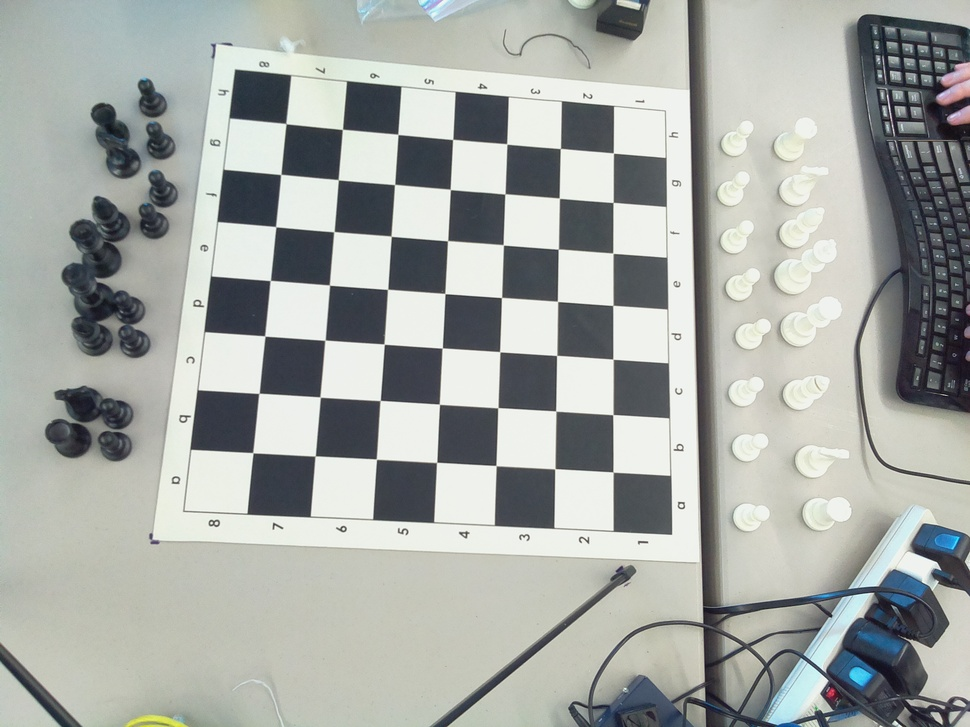
#> input picture board-pictures/board-1.jpg, 970 x 727 px, shrunk from 2592 x 1944 before the run
$ python boardClassifier.py ../board-pictures/board-1.jpg   (Python 2 division)   (older library calls are emulated)
#> lines starting #> are read from the running program, lines starting #| are printed output that depends on the picture; long printed decimals are rounded
#!/usr/bin/python2.7
import cv2
import numpy as np
import sys

# Classifies board positions as White, Black, Empty

xl = 28
xr = 500-25
yt = 27
yb = 500-22


def main(argv):
    filename1 = argv[0]
    board1 = cv2.imread(filename1, cv2.IMREAD_COLOR)
#> board1 is the input picture: shape (727, 970, 3); mean B, G, R 165, 169.1, 165.3
    (board1b, board1g, board1r) = cv2.split(board1)
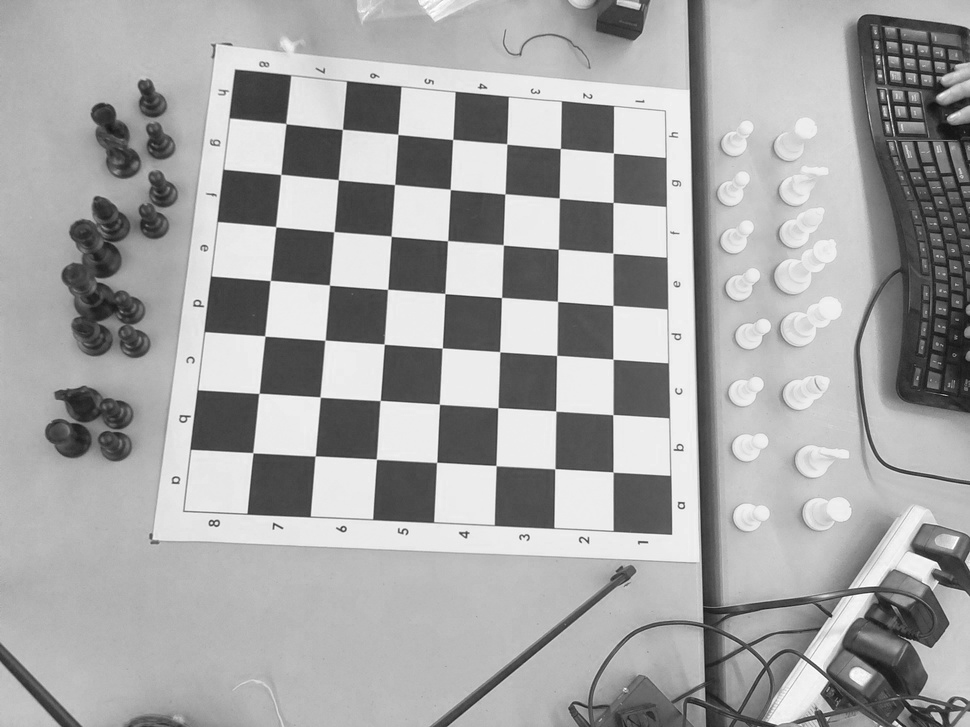
#> board1b: shape (727, 970); min 13, max 255, mean 165
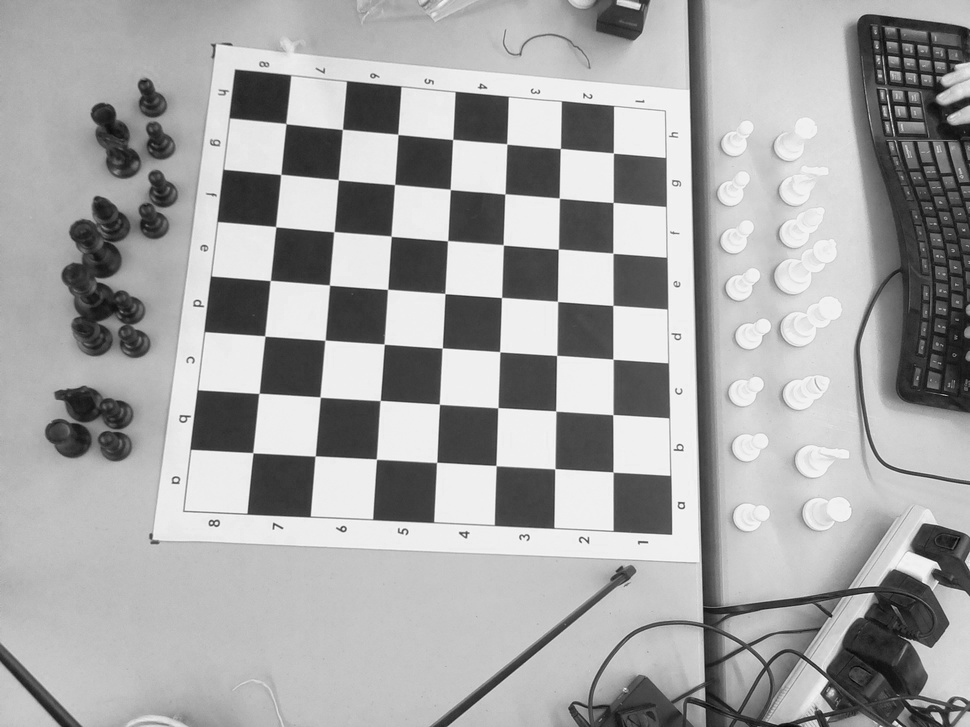
#> board1r: shape (727, 970); min 1, max 255, mean 165.3

    cv2.imshow("game board r" , board1r)
    cv2.imshow("game board g" , board1g)
    cv2.imshow("game board b" , board1b)


    #val = np.mean(abs(board1.astype(np.float) - board2.astype(np.float)))
    val1 = np.mean(abs(board1r.astype(np.float)))
#> val1 = 165.3
    val2 = np.sum(abs(board1r.astype(np.float)))
#> val2 = 116547764
    print val1, val2
#| 165.271 116547764.0
    cv2.waitKey(0);


# [16 lines of commented-out code are left out]

class BoardClassifier:
    # [26 lines left out: functions markup_board, make_squares, get_square, not called in this run]

    def compute_stdv(self, square) :
        return np.std(square)

    def compute_mean(self, square) :
        return np.mean(square)

    # [56 lines left out: functions color, classify, make_classification_matrix, make_numeric_classification_matrix, compare_images_for_movement, not called in this run]


if __name__ == "__main__":
   main(sys.argv[1:])

$ run again, on board-pictures/board2.jpg
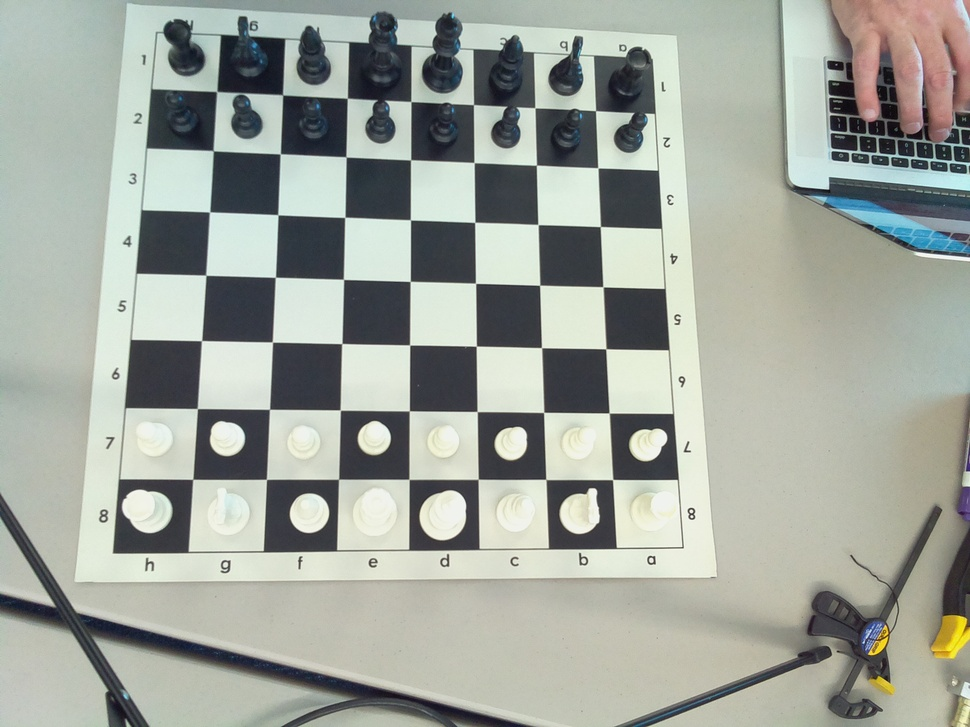
#> input picture board-pictures/board2.jpg, 970 x 727 px, shrunk from 2592 x 1944 before the run
#> in main, board1 is the input picture: shape (727, 970, 3); mean B, G, R 156.4, 164.8, 159.7
#> in main, `(board1b, board1g, board1r) = cv2.split(board1)`:
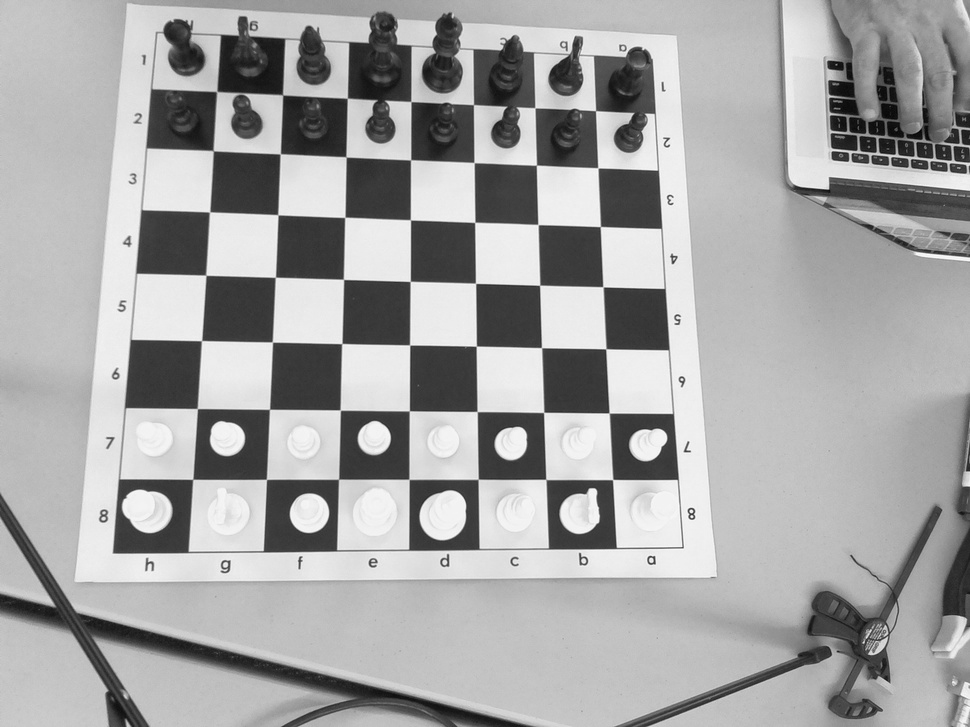
#> board1g: shape (727, 970); min 5, max 255, mean 164.8
#> in main, `(board1b, board1g, board1r) = cv2.split(board1)`:
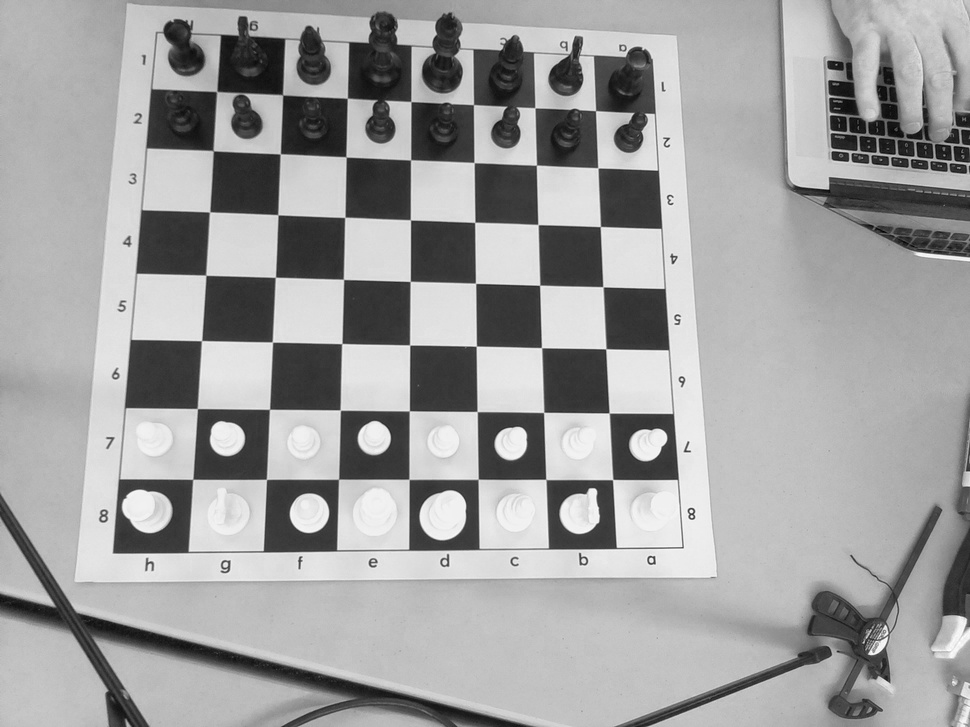
#> board1r: shape (727, 970); min 0, max 255, mean 159.7
#> val1 = 159.7
#> val2 = 112648887
#| 159.743 112648887.0

$ run again, on board-pictures/board4.jpg
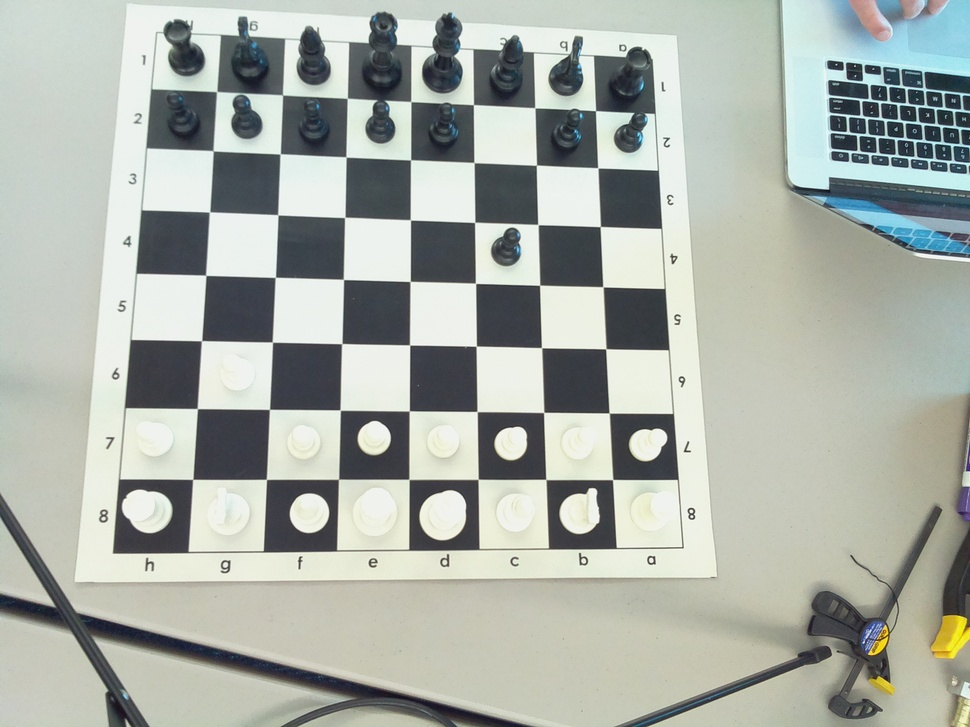
#> input picture board-pictures/board4.jpg, 970 x 727 px, shrunk from 2592 x 1944 before the run
#> in main, board1 is the input picture: shape (727, 970, 3); mean B, G, R 167.5, 175.1, 169.5
#> in main, `(board1b, board1g, board1r) = cv2.split(board1)`:
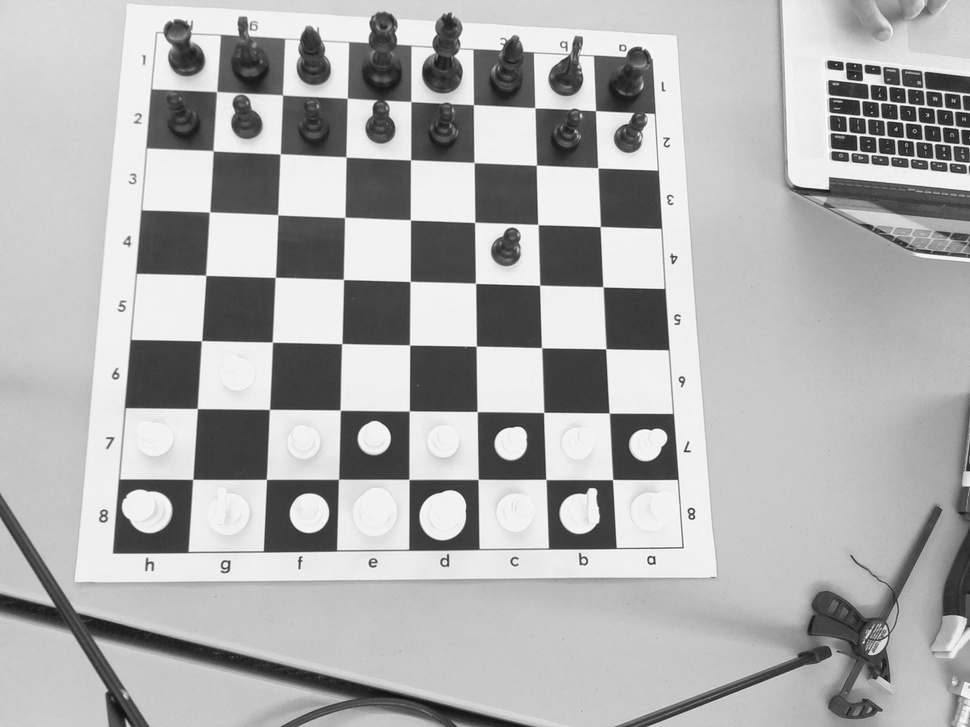
#> board1g: shape (727, 970); min 14, max 255, mean 175.1
#> in main, `(board1b, board1g, board1r) = cv2.split(board1)`:
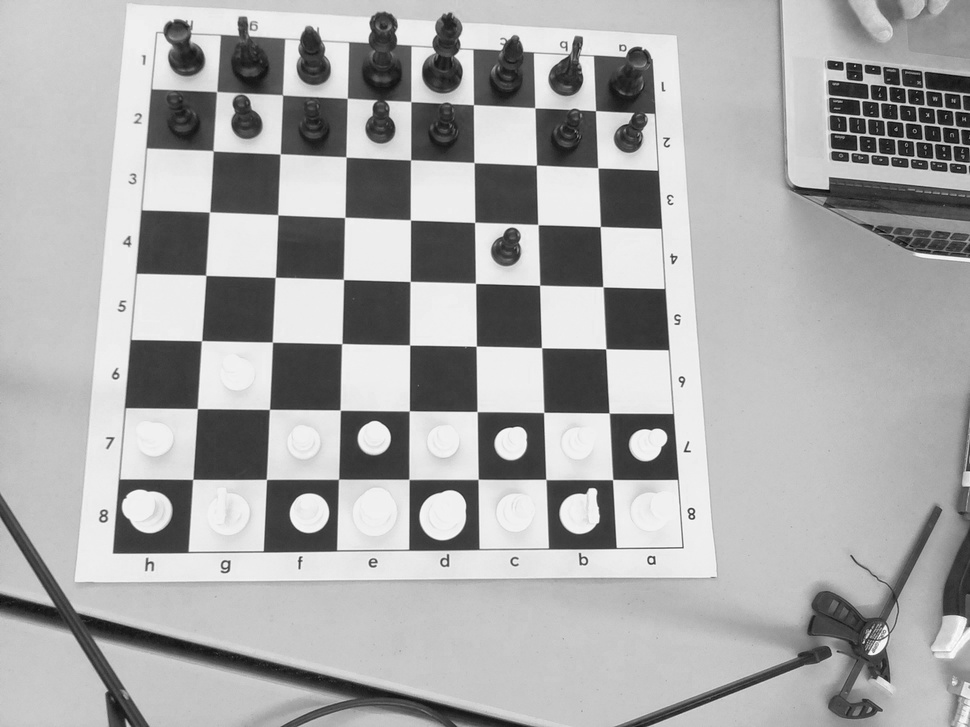
#> board1r: shape (727, 970); min 2, max 255, mean 169.5
#> val1 = 169.5
#> val2 = 119554887
#| 169.536 119554887.0
